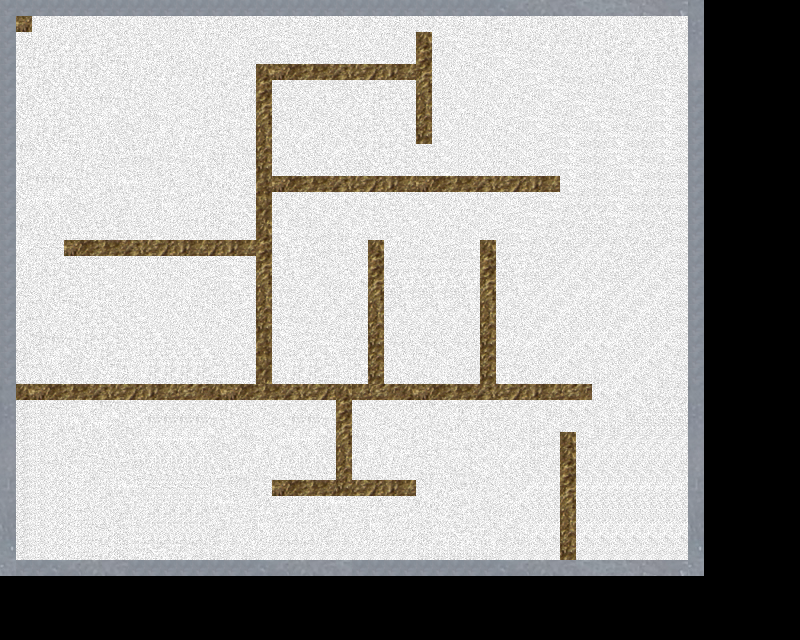

This is a level from a 2D game, rendered from its Tiled map with the project's own tilesets. A one-line summary and the map file follow, with tile-layer data summarised:
An orthogonal 50x40 tile map with 16x16 px tiles, 2 tile layers (Empty, Obstacle), 3 tilesets.

<map version="1.0" orientation="orthogonal" width="50" height="40" tilewidth="16" tileheight="16">
 <tileset firstgid="1" name="Dirt" tilewidth="16" tileheight="16">
  <image source="Tuiles/Dirt.jpg" width="1280" height="1280" />
 </tileset>
 <tileset firstgid="6401" name="Empty" tilewidth="16" tileheight="16">
  <image source="Tuiles/Empty.png" width="640" height="480" />
 </tileset>
 <tileset firstgid="7601" name="Metal" tilewidth="16" tileheight="16">
  <image source="Tuiles/Metal.png" width="1024" height="1024" />
 </tileset>
 <layer name="Empty" width="50" height="40">
  <data>[2000 cells, 1584 non-empty, 168 distinct tile ids]</data>
 </layer>
 <layer name="Obstacle" width="50" height="40">
  <data>[2000 cells, 299 non-empty, 46 distinct tile ids]</data>
 </layer>
</map>
